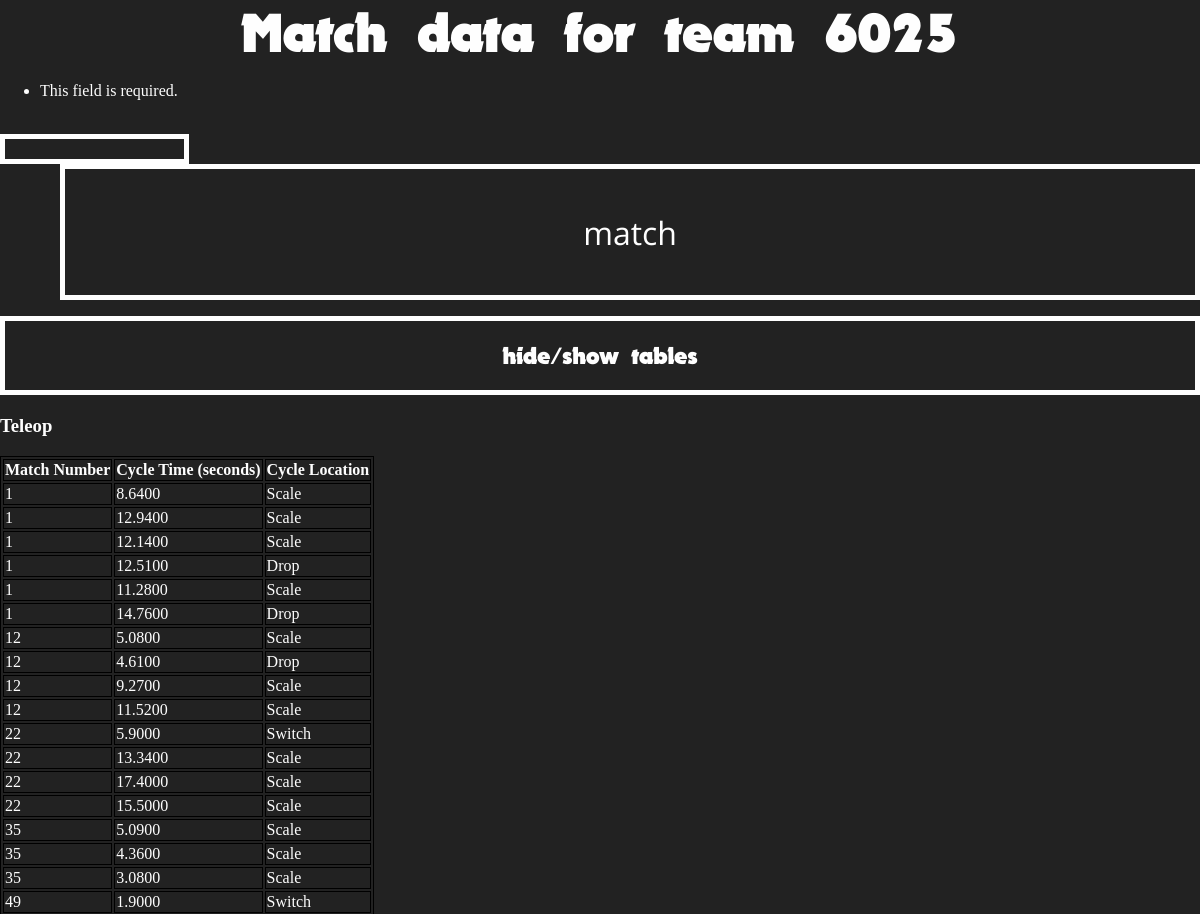
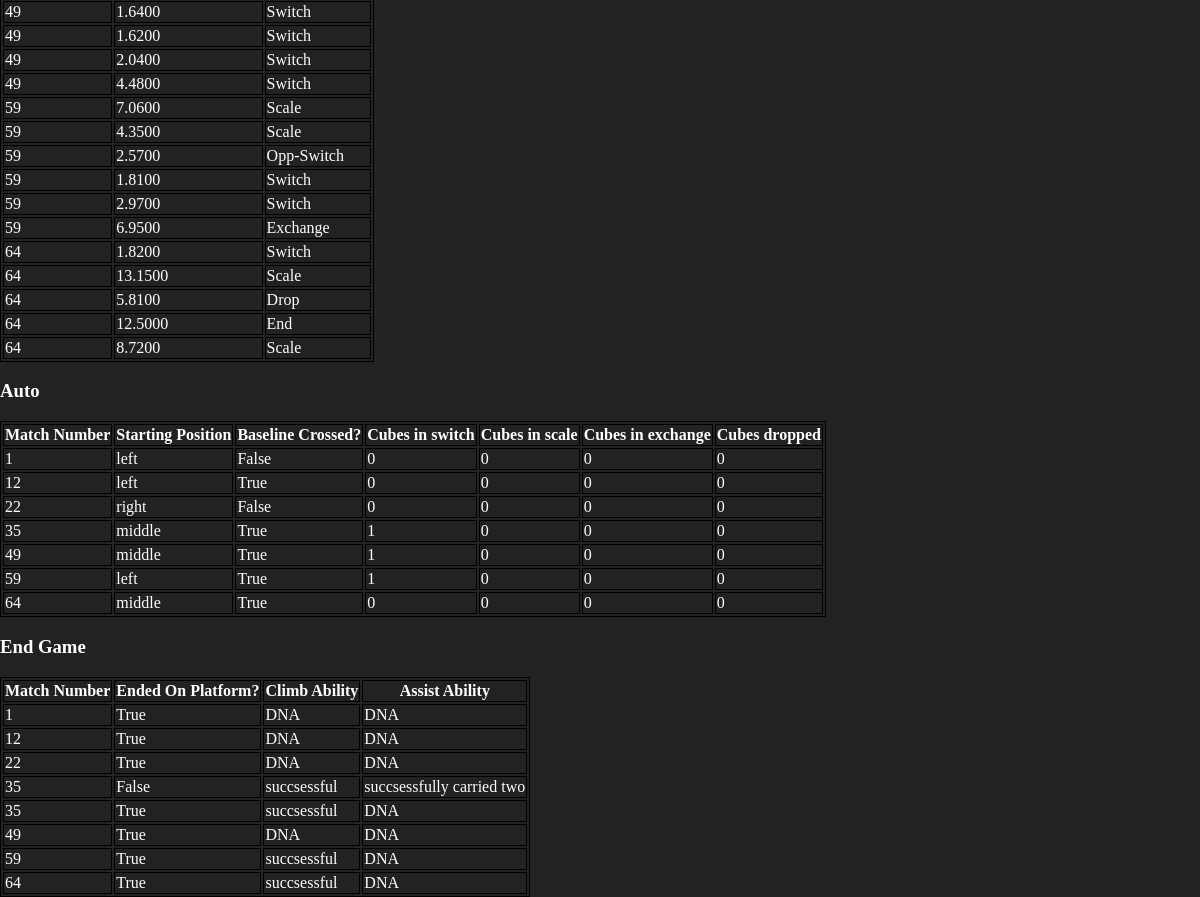
/scout/team/6025/ (signed in), run on the app's committed database (2 pictures, top to bottom).
### scoutapp2018/models.py (models this page shows, shortened)
class CycleTime(models.Model):
    time = models.DecimalField(max_digits=10, decimal_places=4)
    team = models.PositiveIntegerField()
    match = models.PositiveIntegerField()
    location = models.CharField(max_length = 35, default = 'none')

class Auto(models.Model):
    match = models.IntegerField()
    team = models.IntegerField()
    baseline_crossed = models.BooleanField(default = False)
    starting_position = models.CharField(max_length=10000, choices=AUTO_START_CHOICES)
    cubes_in_switch = models.IntegerField()
    cubes_in_scale = models.IntegerField()
    cubes_in_vault = models.IntegerField()
    cubes_dropped = models.IntegerField()

class EndGame(models.Model):
    match = models.IntegerField()
    team = models.IntegerField()
    on_platform = models.BooleanField()
    climb_success = models.CharField(max_length=1000, choices=CLIMB_SUCCESS)
    assist = models.CharField(max_length=1000, choices=ASSIST)

### scoutapp2018/views.py (the view)
# urls.py: url(r'^team/(?P<team_number>[0-9999]+)/$', views.team, name='team'),
@login_required
def team(request, team_number):
    cycle_times = CycleTime.objects.filter(team=team_number)
    autos = Auto.objects.filter(team=team_number)
    end_games = EndGame.objects.filter(team=team_number)
    tele_cubes_in_switch = len(CycleTime.objects.filter(team=team_number).filter(location="Switch"))
    tele_cubes_in_scale = len(CycleTime.objects.filter(team=team_number).filter(location="Scale"))
    tele_cubes_dropped = len(CycleTime.objects.filter(team=team_number).filter(location="Drop"))
    tele_cubes_in_exchange = len(CycleTime.objects.filter(team=team_number).filter(location="Exchange"))
    tele_cubes_in_opp_switch = len(CycleTime.objects.filter(team=team_number).filter(location="Opp-Switch"))
    switch_cycles = CycleTime.objects.filter(team=team_number).filter(location="Switch")
    scale_cycles = CycleTime.objects.filter(team=team_number).filter(location="Scale")
    exchange_cycles = CycleTime.objects.filter(team=team_number).filter(location="Exchange")
    switch_times = []
    scale_times = []
    exchange_times = []
    for cycle in switch_cycles:
        switch_times.append(cycle.time)
    for cycle in scale_cycles:
        scale_times.append(cycle.time)
    for cycle in exchange_cycles:
        exchange_times.append(cycle.time)
    avg_switch_time = 0
    avg_scale_time = 0
    avg_exchange_time = 0
    if tele_cubes_in_switch != 0:
        avg_switch_time = sum(switch_times)/tele_cubes_in_switch
    if tele_cubes_in_scale != 0:
        avg_scale_time = sum(scale_times)/tele_cubes_in_scale
    if tele_cubes_in_exchange != 0:
        avg_exchange_time = sum(exchange_times)/tele_cubes_in_exchange
    if request.method == 'POST':
        form = TeamMatchView(request.POST)
        if form.is_valid():
            match = form.cleaned_data['match_number']
            cycle_times = CycleTime.objects.filter(team=team_number).filter(match=match)
            autos = Auto.objects.filter(team=team_number).filter(match=match)
            end_games = EndGame.objects.filter(team=team_number).filter(match=match)
            tele_cubes_in_switch = len(CycleTime.objects.filter(team=team_number).filter(location="Switch").filter(match=match))
            tele_cubes_in_scale = len(CycleTime.objects.filter(team=team_number).filter(location="Scale").filter(match=match))
            tele_cubes_dropped = len(CycleTime.objects.filter(team=team_number).filter(location="Drop").filter(match=match))
            tele_cubes_in_exchange = len(CycleTime.objects.filter(team=team_number).filter(location="Exchange").filter(match=match))
    else:
        form = TeamMatchView(request.POST)
    climb_count = len(EndGame.objects.filter(team=team_number).filter(climb_success=u"succsessful"))
    assisted_count = len(EndGame.objects.filter(team=team_number).filter(climb_success=u"carried by another team"))
    levitate_count = len(EndGame.objects.filter(team=team_number).filter(climb_success=u"levitated"))
    fall_count = len(EndGame.objects.filter(team=team_number).filter(climb_success=u"fell"))
    no_attempt_count = len(EndGame.objects.filter(team=team_number).filter(climb_success=u"DNA"))
    on_platform = len(EndGame.objects.filter(team=team_number).filter(on_platform=True))
    not_on_platform = len(EndGame.objects.filter(team=team_number).filter(on_platform=False))
    data_for_charts = [tele_cubes_in_switch, tele_cubes_in_scale, tele_cubes_dropped, tele_cubes_in_exchange, avg_switch_time,
                       avg_scale_time, avg_exchange_time, climb_count, assisted_count, levitate_count, fall_count, no_attempt_count,
                       on_platform, not_on_platform, tele_cubes_in_opp_switch]
    context = {'times': cycle_times, 'autos' : autos, 'end_games' : end_games, 'chart_data' : data_for_charts, "form" : form, "team" : team_number}
    return render(request, "scoutapp2018/team.html", context)

### scoutapp2018/forms.py
class TeamMatchView(forms.Form):
    match_number = forms.IntegerField()

### scoutapp2018/templates/scoutapp2018/team.html (shortened to what this page needs)
<!DOCTYPE html>
<html>
  {% load static %}
  <head>
    <link rel="stylesheet" type="text/css" href="../../static/scoutapp2018/style.css">
  </head>
  <body>
    <h1>Match data for team {{times.0.team}}</h1>
    <form action="/scout/team/{{team}}/" method="post">
      {% for field in form.visible_fields %}
              {{ field.errors }}
              {{ field.help_text }}<br />
              {{field }}<br />
      {% endfor %}
    <input type="submit" value="match" />
    <a id="table-toggle" href="#">hide/show tables</a>
    <div id = "ugly-tables">
      <h3>Teleop</h3>
      <table>
        <tr>
          <th>Match Number</th>
          <th>Cycle Time (seconds)</th>
          <th>Cycle Location</th>
        </tr>
        {% for cycle in times %}
          <tr>
            <td>{{cycle.match}}</td>
            <td>{{cycle.time}}</td>
            <td>{{cycle.location}}</td>
          </tr>
        {% endfor %}
      </table>
      <h3>Auto</h3>
      <table>
        <tr>
          <th>Match Number</th>
          <th>Starting Position</th>
          <th>Baseline Crossed?</th>
          <th>Cubes in switch</th>
          <th>Cubes in scale</th>
          <th>Cubes in exchange</th>
          <th>Cubes dropped</th>
        </tr>
        {% for auto in autos %}
          <tr>
            <td>{{auto.match}}</td>
            <td>{{auto.starting_position}}</td>
            <td>{{auto.baseline_crossed}}</td>
            <td>{{auto.cubes_in_switch}}</td>
            <td>{{auto.cubes_in_scale}}</td>
            <td>{{auto.cubes_in_vault}}</td>
            <td>{{auto.cubes_dropped}}</td>
          </tr>
        {% endfor %}
        </table>
        <h3>End Game</h3>
        <table>
          <tr>
            <th>Match Number</th>
            <th>Ended On Platform?</th>
            <th>Climb Ability</th>
            <th>Assist Ability</th>
          </tr>
          {% for end_game in end_games %}
            <tr>
              <td>{{end_game.match}}</td>
              <td>{{end_game.on_platform}}</td>
              <td>{{end_game.climb_success}}</td>
              <td>{{end_game.assist}}</td>
            </tr>
          {% endfor %}
        </table>
    </div>
  </body>
</html>

### scoutapp2018/static/scoutapp2018/style.css (style rules this page uses)
table, th, td { border: 1px solid black; }
h1 { font-family: Nougat; margin: 0; text-align: center; font-size: 3.5em; }
body { background-color: #222222; margin: 0; width: 100vw; }
* { color: #fefefe; }
a { width: 100%; text-decoration: none; display: block; text-align: center; padding: 20px; box-sizing: border-box; font-family: Nougat; font-size: 1.5em; border: 5px #fefefe solid; margin-bottom: 20px; transition: .2s; }
input { background-color: #222222; font-family: Open Sans; border: 5px #fefefe solid; transition: .2s; }
input[type="submit"] { width: 95%; height: 17vh; margin-left: 5%; margin-bottom: 2vh; font-size: 2em; }

### data on the page
CycleTime: team "6025"
Auto: match "1", starting_position "left", baseline_crossed "False", cubes_in_switch "0", cubes_in_scale "0", cubes_in_vault "0", cubes_dropped "0"
Auto: match "12", starting_position "left", baseline_crossed "True", cubes_in_switch "0", cubes_in_scale "0", cubes_in_vault "0", cubes_dropped "0"
Auto: match "22", starting_position "right", baseline_crossed "False", cubes_in_switch "0", cubes_in_scale "0", cubes_in_vault "0", cubes_dropped "0"
Auto: match "35", starting_position "middle", baseline_crossed "True", cubes_in_switch "1", cubes_in_scale "0", cubes_in_vault "0", cubes_dropped "0"
Auto: match "49", starting_position "middle", baseline_crossed "True", cubes_in_switch "1", cubes_in_scale "0", cubes_in_vault "0", cubes_dropped "0"
Auto: match "59", starting_position "left", baseline_crossed "True", cubes_in_switch "1", cubes_in_scale "0", cubes_in_vault "0", cubes_dropped "0"
Auto: match "64", starting_position "middle", baseline_crossed "True", cubes_in_switch "0", cubes_in_scale "0", cubes_in_vault "0", cubes_dropped "0"
EndGame: match "1", on_platform "True", climb_success "DNA", assist "DNA"
EndGame: match "12", on_platform "True", climb_success "DNA", assist "DNA"
EndGame: match "22", on_platform "True", climb_success "DNA", assist "DNA"
EndGame: match "35", on_platform "False", climb_success "succsessful", assist "succsessfully carried two"
EndGame: match "35", on_platform "True", climb_success "succsessful", assist "DNA"
EndGame: match "49", on_platform "True", climb_success "DNA", assist "DNA"
EndGame: match "59", on_platform "True", climb_success "succsessful", assist "DNA"
EndGame: match "64", on_platform "True", climb_success "succsessful", assist "DNA"

### other printed values
{{ field.errors }} "This field is required."
